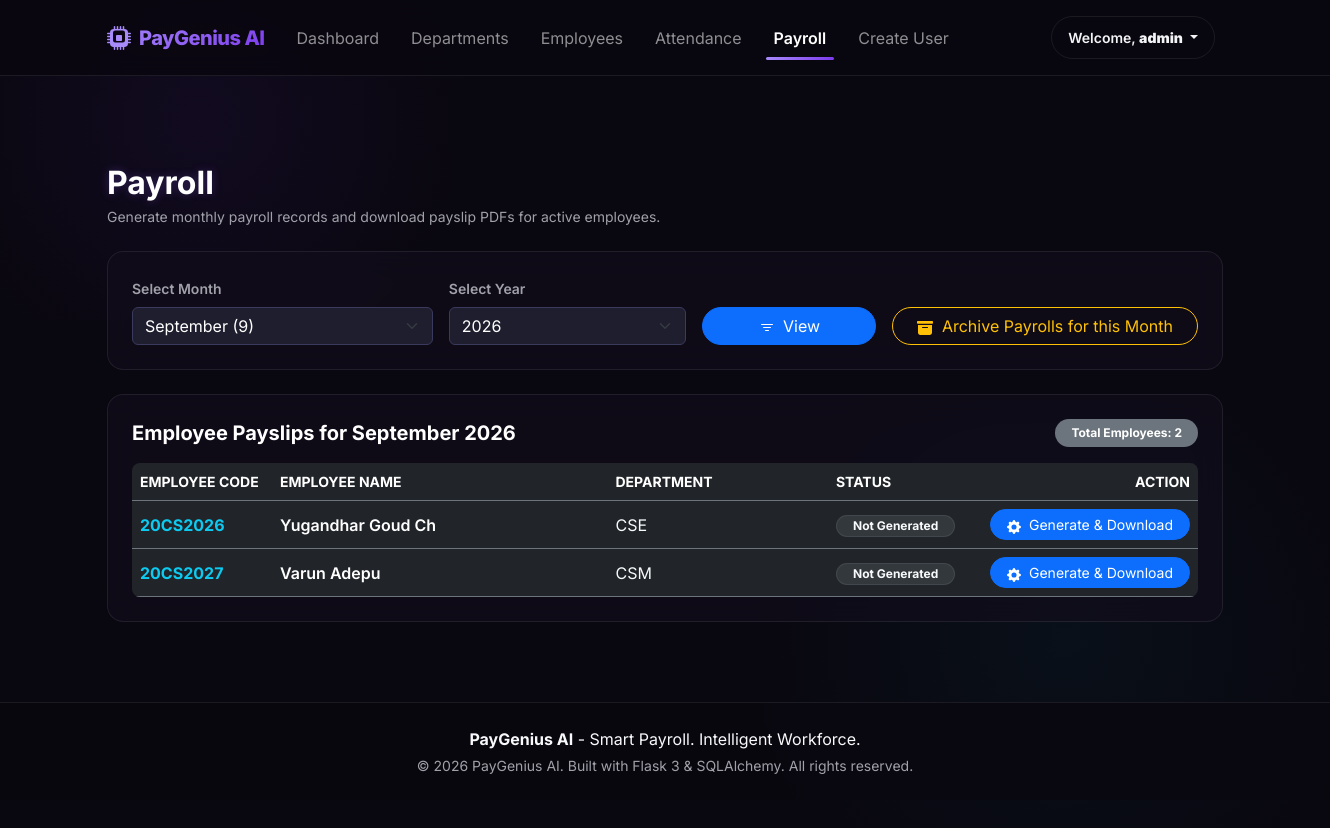
The app's page /payroll/ui (signed in) with its own data.
### models/user.py (models this page shows)
class User(BaseModel, UserMixin):
    __tablename__ = "users"
    username = db.Column(db.String(64), unique=True, nullable=False, index=True)
    email = db.Column(db.String(120), unique=True, nullable=False, index=True)
    password_hash = db.Column(db.String(256), nullable=False)
    role_id = db.Column(
        db.Integer,
        db.ForeignKey("roles.id"),
        nullable=True
    )
    role = db.relationship(
        "Role",
        back_populates="users"
    )
    employee_id = db.Column(
        db.Integer,
        db.ForeignKey("employees.id"),
        nullable=True,
        unique=True
    )
    employee = db.relationship(
        "Employee",
        back_populates="user"
    )
    approved_leaves = db.relationship(
        "LeaveRequest",
        back_populates="approver",
        lazy="dynamic",
        foreign_keys="LeaveRequest.approved_by"
    )
    def __repr__(self):
        return f"<User {self.username}>"

### models/department.py (models this page shows, shortened)
class Department(BaseModel):
    __tablename__ = "departments"
    name = db.Column(db.String(100), unique=True, index=True, nullable=False)
    code = db.Column(db.String(20), unique=True, index=True, nullable=False)
    description = db.Column(db.String(255), nullable=True)
    employees = db.relationship(
        "Employee",
        back_populates="department",
        lazy="dynamic"
    )

### models/employee.py (models this page shows, shortened)
class Employee(BaseModel):
    __tablename__ = "employees"
    employee_code = db.Column(db.String(20), unique=True, index=True, nullable=False)
    first_name = db.Column(db.String(100), nullable=False)
    last_name = db.Column(db.String(100), nullable=False)
    email = db.Column(db.String(120), unique=True, index=True, nullable=False)
    phone = db.Column(db.String(20), nullable=True)
    gender = db.Column(db.String(20), nullable=True)
    date_of_birth = db.Column(db.Date, nullable=True)
    address = db.Column(db.Text, nullable=True)
    joining_date = db.Column(db.Date, nullable=False)
    employment_type = db.Column(db.String(50), nullable=False)
    basic_salary = db.Column(db.Numeric(12, 2), nullable=False)
    bank_account_number = db.Column(db.String(50), nullable=True)
    ifsc_code = db.Column(db.String(20), nullable=True)
    pan_number = db.Column(db.String(20), nullable=True)
    aadhaar_number = db.Column(db.String(20), nullable=True)
    emergency_contact = db.Column(db.String(20), nullable=True)
    status = db.Column(db.String(20), default="Active", nullable=False, index=True)
    department_id = db.Column(
        db.Integer,
        db.ForeignKey("departments.id"),
        nullable=False,
        index=True
    )
    department = db.relationship(
        "Department",
        back_populates="employees"
    )
    attendances = db.relationship(
        "Attendance",
        back_populates="employee",
        lazy="dynamic"
    )
    leave_balances = db.relationship(
        "LeaveBalance",
        back_populates="employee",
        lazy="dynamic"
    )
    leave_requests = db.relationship(
        "LeaveRequest",
        back_populates="employee",
        lazy="dynamic"
    )
    user = db.relationship(
        "User",
        back_populates="employee",
        uselist=False
    )
    __table_args__ = (
        db.Index("ix_employees_full_name", "first_name", "last_name"),
    )

### blueprints/payroll/routes.py (the view)
@payroll_bp.route("/ui", methods=["GET"])
@login_required
@roles_required(RoleType.ADMIN, RoleType.HR)
def payroll_ui():
    now = datetime.now()
    try:
        month = int(request.args.get("month", now.month))
        year = int(request.args.get("year", now.year))
    except (ValueError, TypeError):
        month = now.month
        year = now.year
    if month < 1 or month > 12:
        month = now.month
    active_employees = Employee.query.filter_by(is_active=True).order_by(Employee.employee_code).all()
    existing_payrolls = Payroll.query.filter_by(
        month=month,
        year=year,
        is_active=True
    ).all()
    payroll_map = {p.employee_id: p for p in existing_payrolls}
    employees_data = []
    for emp in active_employees:
        p = payroll_map.get(emp.id)
        dept_name = emp.department.name if emp.department else "N/A"
        employees_data.append({
            "employee": emp,
            "department_name": dept_name,
            "payroll": p,
            "payroll_id": p.id if p else None,
            "status": "Generated" if p else "Not Generated"
        })
    return render_template(
        "payroll/index.html",
        month=month,
        year=year,
        employees_data=employees_data
    )

### templates/payroll/index.html (shortened to what this page needs)
{% extends "base.html" %}
{% block content %}
<div class="row g-4 mt-2">
    <div class="col-12 d-flex justify-content-between align-items-center flex-wrap gap-3">
        <div>
            <h2 class="text-white fw-bold mb-1 glow-text">Payroll</h2>
            <p class="text-muted mb-0 small">Generate monthly payroll records and download payslip PDFs for active employees.</p>
        </div>
    </div>
    <div class="col-12">
        <div class="glass-card p-4">
            <div class="d-flex justify-content-between align-items-end flex-wrap gap-3">
                <form action="{{ url_for('payroll.payroll_ui') }}" method="GET" class="row g-3 align-items-end flex-grow-1">
                    <div class="col-md-5 col-sm-6">
                        <label for="month" class="form-label text-muted small fw-semibold">Select Month</label>
                        <select name="month" id="month" class="form-select bg-dark border-secondary text-white">
                            {% set month_names = ['', 'January', 'February', 'March', 'April', 'May', 'June', 'July', 'August', 'September', 'October', 'November', 'December'] %}
                            {% for m in range(1, 13) %}
                                <option value="{{ m }}" {% if m == month %}selected{% endif %}>
                                    {{ month_names[m] }} ({{ m }})
                                </option>
                            {% endfor %}
                        </select>
                    </div>
                    <div class="col-md-4 col-sm-6">
                        <label for="year" class="form-label text-muted small fw-semibold">Select Year</label>
                        <select name="year" id="year" class="form-select bg-dark border-secondary text-white">
                            {% for y in range(2024, 2031) %}
                                <option value="{{ y }}" {% if y == year %}selected{% endif %}>{{ y }}</option>
                            {% endfor %}
                        </select>
                    </div>
                    <div class="col-md-3 col-sm-12">
                        <button type="submit" class="btn btn-primary rounded-pill w-100 px-4">
                            View
                        </button>
                    </div>
                </form>
                <div class="col-auto">
                    <form action="{{ url_for('payroll.archive_payroll_month', month=month, year=year) }}" method="POST" class="d-inline">
                        <button type="submit" class="btn btn-outline-warning rounded-pill px-4" onclick="return confirm('Archive all payrolls for this month/year?');">
                            Archive Payrolls for this Month
                        </button>
                    </form>
                </div>
            </div>
        </div>
    </div>
    <div class="col-12">
        <div class="glass-card p-4">
            {% set month_names = ['', 'January', 'February', 'March', 'April', 'May', 'June', 'July', 'August', 'September', 'October', 'November', 'December'] %}
            <div class="d-flex justify-content-between align-items-center mb-3">
                <h5 class="text-white fw-bold mb-0">
                    Employee Payslips for {{ month_names[month] }} {{ year }}
                </h5>
                <span class="badge bg-secondary rounded-pill fs-7 px-3 py-2">Total Employees: {{ employees_data|length }}</span>
            </div>
            <div class="table-responsive rounded-3">
                <table class="table table-dark table-hover align-middle mb-0">
                    <thead>
                        <tr class="text-muted small text-uppercase border-secondary">
                            <th style="width: 140px;">Employee Code</th>
                            <th>Employee Name</th>
                            <th>Department</th>
                            <th style="width: 150px;">Status</th>
                            <th style="width: 220px;" class="text-end">Action</th>
                        </tr>
                    </thead>
                    <tbody>
                        {% if employees_data %}
                            {% for item in employees_data %}
                            <tr class="border-secondary">
                                <td class="fw-bold text-info">{{ item.employee.employee_code }}</td>
                                <td class="text-white fw-semibold">{{ item.employee.first_name }} {{ item.employee.last_name }}</td>
                                <td class="text-light">{{ item.department_name }}</td>
                                <td>
                                    {% if item.status == 'Generated' %}
                                        <span class="badge bg-success bg-opacity-25 text-success border border-success border-opacity-25 rounded-pill px-3 py-1">
                                            <svg xmlns="http://www.w3.org/2000/svg" width="12" height="12" fill="currentColor" class="bi bi-check-circle-fill me-1" viewBox="0 0 16 16">
                                                <path d="M16 8A8 8 0 1 1 0 8a8 8 0 0 1 16 0zm-3.97-3.03a.75.75 0 0 0-1.08.022L7.477 9.417 5.384 7.323a.75.75 0 0 0-1.06 1.06L6.97 11.03a.75.75 0 0 0 1.079-.02l4.992-6.402a.75.75 0 0 0-.014-1.056z"/>
                                            </svg>
                                            Generated
                                        </span>
                                    {% else %}
                                        <span class="badge bg-secondary bg-opacity-25 text-light border border-secondary border-opacity-25 rounded-pill px-3 py-1">
                                            Not Generated
                                        </span>
                                    {% endif %}
                                </td>
                                <td class="text-end">
                                    {% if item.status == 'Generated' %}
                                        <a href="{{ url_for('payroll.download_payslip', payroll_id=item.payroll_id) }}" class="btn btn-sm btn-outline-success rounded-pill px-3">
                                            <svg xmlns="http://www.w3.org/2000/svg" width="14" height="14" fill="currentColor" class="bi bi-download me-1" viewBox="0 0 16 16">
                                                <path d="M.5 9.9a.5.5 0 0 1 .5.5v2.5a1 1 0 0 0 1 1h12a1 1 0 0 0 1-1v-2.5a.5.5 0 0 1 1 0v2.5a2 2 0 0 1-2 2H2a2 2 0 0 1-2-2v-2.5a.5.5 0 0 1 .5-.5z"/>
                                                <path d="M7.646 11.854a.5.5 0 0 0 .708 0l3-3a.5.5 0 0 0-.708-.708L8.5 10.293V1.5a.5.5 0 0 0-1 0v8.793L5.354 8.146a.5.5 0 1 0-.708.708l3 3z"/>
                                            </svg>
                                            Download
                                        </a>
                                    {% else %}
                                        <form action="{{ url_for('payroll.generate_and_download', employee_id=item.employee.id, month=month, year=year) }}" method="POST" class="d-inline">
                                            <button type="submit" class="btn btn-sm btn-primary rounded-pill px-3">
                                                Generate &amp; Download
                                            </button>
                                        </form>
                                    {% endif %}
                                </td>
                            </tr>
                            {% endfor %}
                        {% else %}
                            <tr>
                                <td colspan="5" class="text-center text-muted py-4">No active employees found.</td>
                            </tr>
                        {% endif %}
                    </tbody>
                </table>
            </div>
        </div>
    </div>
</div>
{% endblock %}

### templates/base.html (shortened to what this page needs)
<!DOCTYPE html>
<html lang="en">
<head>
    <link href="https://cdn.jsdelivr.net/npm/bootstrap@5.3.3/dist/css/bootstrap.min.css" rel="stylesheet">
    <link rel="stylesheet" href="{{ url_for('static', filename='css/style.css') }}">
</head>
<body>
    <nav class="navbar navbar-expand-lg navbar-dark navbar-custom py-3">
        <div class="container">
            <a class="navbar-brand d-flex align-items-center" href="/">
                PayGenius AI
            </a>
            <div class="collapse navbar-collapse" id="navbarNav">
                <ul class="navbar-nav me-auto mb-2 mb-lg-0">
                    <li class="nav-item">
                        <a class="nav-link px-3 {% if request.endpoint == 'analytics.dashboard' %}active{% endif %}" href="{{ url_for('analytics.dashboard') }}">Dashboard</a>
                    </li>
                    {% if current_user.is_authenticated and current_user.role and current_user.role.name in [RoleType.ADMIN, RoleType.HR] %}
                    <li class="nav-item">
                        <a class="nav-link px-3 {% if '/hr/departments' in request.path %}active{% endif %}" href="{{ url_for('hr.list_departments') }}">Departments</a>
                    </li>
                    <li class="nav-item">
                        <a class="nav-link px-3 {% if '/hr/employees' in request.path %}active{% endif %}" href="{{ url_for('hr.list_employees') }}">Employees</a>
                    </li>
                    <li class="nav-item">
                        <a class="nav-link px-3 {% if request.endpoint == 'attendance_upload.upload_attendance_ui' %}active{% endif %}" href="{{ url_for('attendance_upload.upload_attendance_ui') }}">Attendance</a>
                    </li>
                    <li class="nav-item">
                        <a class="nav-link px-3 {% if request.endpoint and request.endpoint.startswith('payroll.') %}active{% endif %}" href="{{ url_for('payroll.payroll_ui') }}">Payroll</a>
                    </li>
                    {% endif %}
                    {% if current_user.is_authenticated and current_user.role and current_user.role.name == RoleType.ADMIN %}
                    <li class="nav-item">
                        <a class="nav-link px-3 {% if request.path == '/admin/create-user' %}active{% endif %}" href="{{ url_for('auth.create_user') }}">Create User</a>
                    </li>
                    {% endif %}
                </ul>
                <div class="d-flex align-items-center">
                    {% if current_user and current_user.is_authenticated %}
                        <div class="dropdown">
                            <button class="btn btn-outline-custom dropdown-toggle btn-sm rounded-pill px-3 me-2" type="button" id="userMenu" data-bs-toggle="dropdown" aria-expanded="false">
                                Welcome, <strong>{{ current_user.username }}</strong>
                            </button>
                        </div>
                    {% else %}
                        <a href="{{ url_for('auth.login') }}" class="btn btn-outline-custom me-2 rounded-pill btn-sm px-3">Log In</a>
                    {% endif %}
                </div>
            </div>
        </div>
    </nav>
    <main class="container py-4 flex-grow-1">
        {% block content %}{% endblock %}
    </main>
    <footer class="py-4 mt-auto">
        <div class="container text-center">
            <p class="mb-1 text-light"><strong>PayGenius AI</strong> - Smart Payroll. Intelligent Workforce.</p>
            <p class="text-muted small mb-0">&copy; 2026 PayGenius AI. Built with Flask 3 & SQLAlchemy. All rights reserved.</p>
        </div>
    </footer>
</body>
</html>

### records on screen
User: username "admin"
Department: employee.employee_code "20CS2026", employee.first_name "Yugandhar Goud", employee.last_name "Ch", department_name "CSE"
Department: employee.employee_code "20CS2027", employee.first_name "Varun", employee.last_name "Adepu", department_name "CSM"

### other values on screen
{{ month_names[month] }} "September"
{{ year }} "2026"
{{ employees_data|length }} "2"
form field month "September (9)"
form field year "2026"
